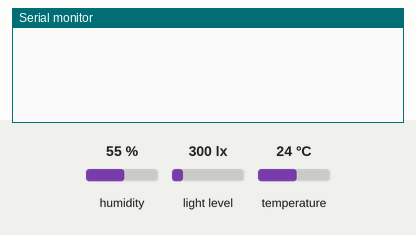
The sketch below on a simulated Arduino Uno, built with avr-gcc and run on an emulated ATmega328P. Parts: the last lines printed to the serial monitor. Wiring (inferred from the names in the program): BH1750 light sensor at I2C address 0x23. Inputs (shaded band) come from the test bench; at power-on: light level 300 lx, temperature 24 °C, humidity 55 %.

Above: at 4.2 s.
4.3 s: light level set to 40 lx
At 13.8 s:
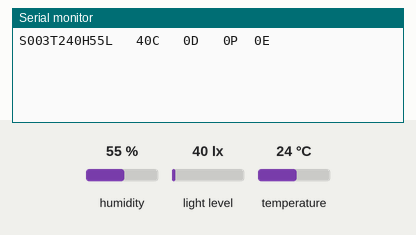
14.5 s: temperature set to 7 °C
At 23.8 s:
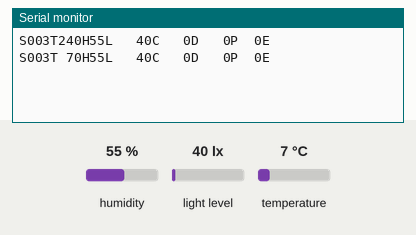
24.5 s: light level set to 500 lx
At 33.8 s:
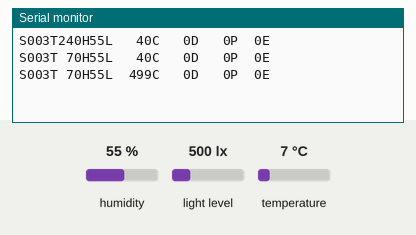
34.5 s: temperature set to 12 °C
At 43.9 s:
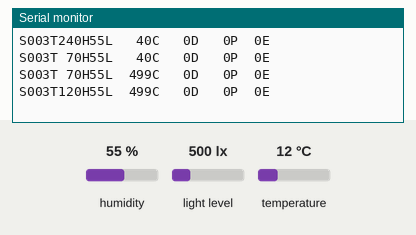
44.5 s: light level set to 1500 lx
At 53.8 s:
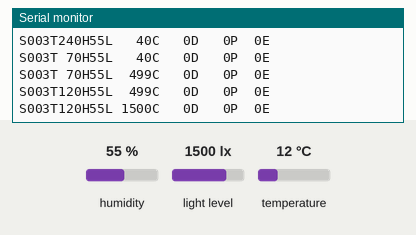

Measured:
- after the input at 4.3 s, the serial monitor: prints a new line after 8.8 s (image 1)
- after the input at 14.5 s, the serial monitor: prints a new line after 8.6 s (image 2)
- after the input at 24.5 s, the serial monitor: prints a new line after 8.6 s (image 3)
- after the input at 34.5 s, the serial monitor: prints a new line after 8.6 s (image 4)
- after the input at 44.5 s, the serial monitor: prints a new line after 8.6 s (image 5)

The sketch:

EMDv3_Node3.ino
```cpp
/*
 * Simple code for wsn id 03 in mushroom growing room.
 * Reads sensors and sends data to gateway by RF wireless transceiver CC1101.
 * Timer period: 10 seconds.
 *
 * Atmega328p-au MCU with arduino bootloader.
 * Data transceiver: rfic CC1101 - UART serial interface, frequency: 433MHz, default baud-rate: 9600 kbps.
 * Sensors: temperature & relative humidity SHT11, light intensity BH1750.
 *
 * The circuit:
 * D2: SHT11 clock pin.
 * D6: SHT11 data pin.
 * A4: BH1750 SDA pin.
 * A5: BH1750 SCL pin.
 * RXD(D0): TXD pin (RF transceiver CC1101).
 * TXD(D1): RXD pin (RF transceiver CC1101).
 *
 * Created 18 Mar 2017 by AGCT.
 */
// I2C lib for light intensity sensor. Comes with IDE.
#include <Wire.h>
// SHT lib for T&RH sensor
#include "SHT1x.h"
// Timer lib
#include "SimpleTimer.h"

SimpleTimer timer;
/*-----( Declare Constants and Pin Numbers )------*/
// WSN ID. "003" shows this node is in Network 0 and has ID 03.
char node_id[] = "003";
#define sht_dataPin 9
#define sht_clockPin 2
int t_calib = 0.5;
// Timer period
int timer_period = 10000;
/*-----( Declare Objects and Variables )----------*/
// Data to transmit
char rf_dataTransmitted[60];
// SHT sensor
SHT1x sht1x(sht_dataPin, sht_clockPin);
// I2C address BH1750
int BH1750address = 0x23;
byte buff[2];
// CO2 concentration
int ppmCO2 = 0;
// Soil moisture and temperature 5TM
float soil_dielctric = 0, soil_temp = 0;
// Data(t, h, li, ppmCO2, soil_dielctric, soil_temp) in char-array
static char dtostrfbuffer1[4];
static char dtostrfbuffer2[3];
static char dtostrfbuffer3[6];
static char dtostrfbuffer4[5];
static char dtostrfbuffer5[5];
static char dtostrfbuffer6[4];
/*----- SETUP: RUNS ONCE -------------------------*/
void setup()
{
  // Initialize the serial communications. Set speed to 9600 kbps.
  Serial.begin(9600);
  // Initialize the I2C communications.
  Wire.begin();
  // Delay for 3 second.
  delay(3000);
  // Run rf_TransmitDataFunc every 'period' 10 seconds.
  timer.setInterval(timer_period, rf_TransmitDataFunc);
}
/*----- End SETUP ---------------------------------*/
/*----- LOOP: RUNS CONSTANTLY ---------------------*/
void loop()
{
  timer.run();
}
/*----- End LOOP ----------------------------------*/
/*-----( Declare User-written Functions )----------*/
void rf_TransmitDataFunc()
{
  // Read humidity
  float h = sht1x.readHumidity();
  // Read temperature as Celsius (the default)
  float t = sht1x.readTemperatureC();
  //Calibration, only for node 3
  t = t - t_calib;
  // Read temperature as Fahrenheit (isFahrenheit = true)
  float f = sht1x.readTemperatureF();

  // Read light intensity
  uint16_t li=0;
  BH1750_Init(BH1750address);
  if(2==BH1750_Read(BH1750address))
  {
    li=((buff[0]<<8)|buff[1])/1.2;
  } else li = 65535;

  // No CO2 sensor
  ppmCO2 = 0;
  // No soil moisture and temperature semsor
  soil_dielctric = 0;
  soil_temp = 0;

  // Convert all data into char-array
  dtostrf((int)(t*10),3,0,dtostrfbuffer1);
  dtostrf((int)h,2,0,dtostrfbuffer2);
  dtostrf(li,5,0,dtostrfbuffer3);
  dtostrf(ppmCO2,4,0,dtostrfbuffer4);
  dtostrf(soil_dielctric * 100,4,0,dtostrfbuffer5);
  dtostrf(soil_temp * 10,3,0,dtostrfbuffer6);

  // Connect all char-array into one
  sprintf(rf_dataTransmitted,"S%sT%sH%sL%sC%sD%sP%sE", node_id, dtostrfbuffer1, dtostrfbuffer2, dtostrfbuffer3, dtostrfbuffer4, dtostrfbuffer5, dtostrfbuffer6);
  // Print all sensor values. Data will be transmited to Gateway by RF CC1101 module.
  // End with "\n\r"
  Serial.print(rf_dataTransmitted); Serial.print("\n\r");

  // Clear all variables
  t = 0;
  h = 0;
  li = 0;
  ppmCO2 = 0;
  soil_dielctric = 0;
  soil_temp = 0;
}
/*-------Sub-fuction---------------------------------*/
// Read light intensity
int BH1750_Read(int address)
{
  int i=0;
  Wire.beginTransmission(address);
  Wire.requestFrom(address, 2);
  while(Wire.available())
  {
    buff[i] = Wire.read();// receive one byte
    i++;
  }
  Wire.endTransmission();
  return i;
}
// Initialize light intensity sensor
void BH1750_Init(int address)
{
  Wire.beginTransmission(address);
  Wire.write(0x10);//1lx reolution 120ms
  Wire.endTransmission();
}
/*-----( THE END )------------------------------------*/
```
